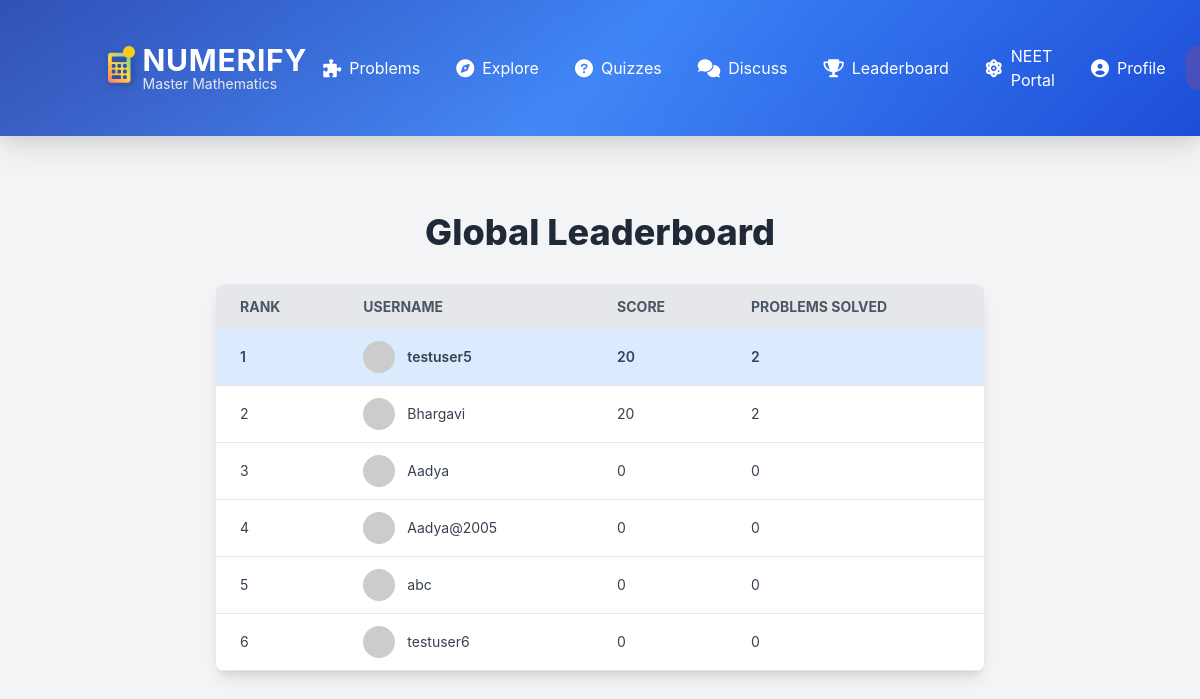
The page /leaderboard (signed in) on the database its author committed.
### models.py (models this page shows, shortened)
class User(UserMixin, db.Model):
    id = db.Column(db.Integer, primary_key=True)
    username = db.Column(db.String(50), unique=True, nullable=False)
    email = db.Column(db.String(100), unique=True, nullable=False)
    password = db.Column(db.String(200), nullable=False)
    submissions = db.relationship('Submission', backref='user', lazy=True)
    quiz_attempts = db.relationship('QuizAttempt', backref='user', lazy=True) # Added from standard setup
    posts = db.relationship('Post', backref='author', lazy=True) # <<< ADD THIS LINE! <<<
    college = db.Column(db.String(100), nullable=True, default="N/A")
    bio = db.Column(db.Text, nullable=True, default="No bio yet.")
    interests = db.Column(db.String(200), nullable=True, default="Mathematics") # e.g., "Algebra, Geometry, Calculus"
    solved_problems_count = db.Column(db.Integer, default=0) # To track problems solved
    total_problems_attempted = db.Column(db.Integer, default=0) # To track total attempts
    score = db.Column(db.Integer, default=0) # New: To track user's cumulative score for leaderboard

### leaderboard.py (the view)
@leaderboard.route('/leaderboard')
@login_required
def show_leaderboard():
    top_users = User.query.order_by(User.score.desc()).all()
    return render_template('leaderboard.html', users=top_users)

### templates/leaderboard.html (shortened to what this page needs)
{% extends "base.html" %}
{% block content %}
<div class="container mx-auto p-6 bg-gray-100 min-h-screen">
    <h1 class="text-4xl font-extrabold text-center text-gray-800 mb-8">Global Leaderboard</h1>
    <div class="bg-white shadow-lg rounded-lg overflow-hidden max-w-3xl mx-auto">
        <table class="min-w-full leading-normal">
            <thead>
                <tr class="bg-gray-200 text-gray-600 uppercase text-sm leading-normal">
                    <th class="py-3 px-6 text-left">Rank</th>
                    <th class="py-3 px-6 text-left">Username</th>
                    <th class="py-3 px-6 text-left">Score</th>
                    <th class="py-3 px-6 text-left">Problems Solved</th>
                </tr>
            </thead>
            <tbody class="text-gray-700 text-sm">
                {% for user in users %}
                <tr class="border-b border-gray-200 hover:bg-gray-100 {% if current_user.id == user.id %}bg-blue-100 font-semibold{% endif %}">
                    <td class="py-3 px-6 text-left whitespace-nowrap">{{ loop.index }}</td>
                    <td class="py-3 px-6 text-left">
                        <div class="flex items-center">
                            <div class="mr-3">
                                <img class="w-8 h-8 rounded-full object-cover" src="https://placehold.co/40x40/FFD700/000000?text={{ user.username[0]|upper }}" alt="Avatar">
                            </div>
                            <span>{{ user.username }}</span>
                        </div>
                    </td>
                    <td class="py-3 px-6 text-left">{{ user.score }}</td>
                    <td class="py-3 px-6 text-left">{{ user.solved_problems_count }}</td>
                </tr>
                {% else %}
                <tr>
                    <td colspan="4" class="py-4 px-6 text-center text-gray-500">No users on the leaderboard yet. Solve some problems!</td>
                </tr>
                {% endfor %}
            </tbody>
        </table>
    </div>
</div>
{% endblock %}

### templates/base.html (style rules this page uses)
body { font-family: 'Inter', sans-serif; background-color: #f3f4f6; color: #333; }
.container { max-width: 960px; margin: 0 auto; padding: 20px; }

### rows shown on the page
User: username "testuser5", score "20", solved_problems_count "2"
User: username "Bhargavi", score "20", solved_problems_count "2"
User: username "Aadya", score "0", solved_problems_count "0"
User: username "Aadya@2005", score "0", solved_problems_count "0"
User: username "abc", score "0", solved_problems_count "0"
User: username "testuser6", score "0", solved_problems_count "0"
